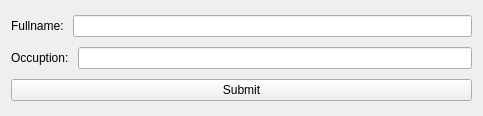
<?xml version="1.0" encoding="UTF-8"?>
<ui version="4.0">
 <class>Widget</class>
 <widget class="QWidget" name="Widget">
  <property name="geometry">
   <rect>
    <x>0</x>
    <y>0</y>
    <width>483</width>
    <height>116</height>
   </rect>
  </property>
  <property name="windowTitle">
   <string>Form</string>
  </property>
  <layout class="QVBoxLayout" name="verticalLayout">
   <item>
    <layout class="QHBoxLayout" name="horizontalLayout">
     <item>
      <widget class="QLabel" name="label">
       <property name="text">
        <string>Fullname: </string>
       </property>
      </widget>
     </item>
     <item>
      <widget class="QLineEdit" name="full_name_line_edit"/>
     </item>
    </layout>
   </item>
   <item>
    <layout class="QHBoxLayout" name="horizontalLayout_2">
     <item>
      <widget class="QLabel" name="label_2">
       <property name="text">
        <string>Occuption: </string>
       </property>
      </widget>
     </item>
     <item>
      <widget class="QLineEdit" name="occupation_line_edit"/>
     </item>
    </layout>
   </item>
   <item>
    <widget class="QPushButton" name="submit_button">
     <property name="text">
      <string>Submit</string>
     </property>
    </widget>
   </item>
  </layout>
 </widget>
 <resources/>
 <connections/>
</ui>
